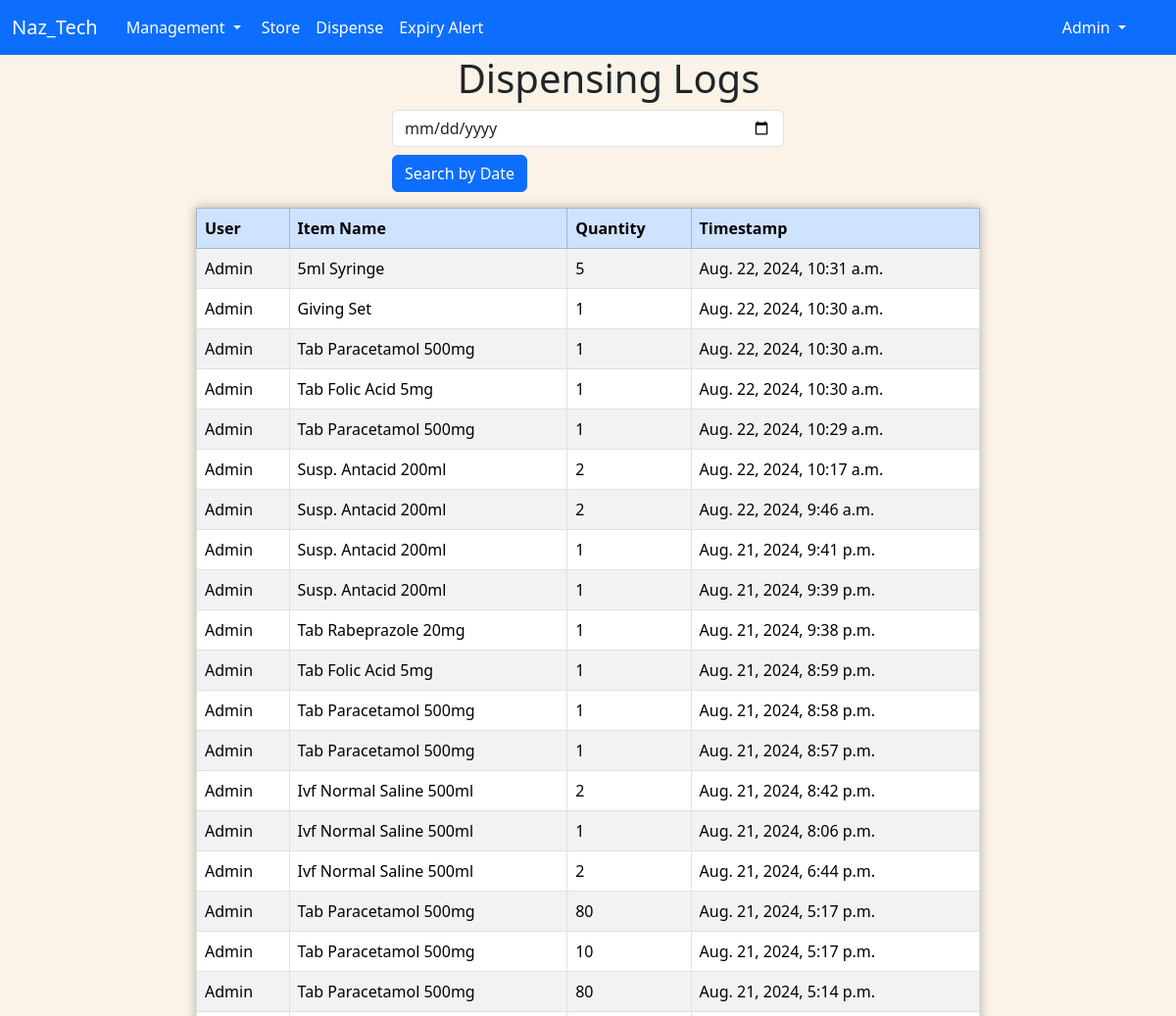
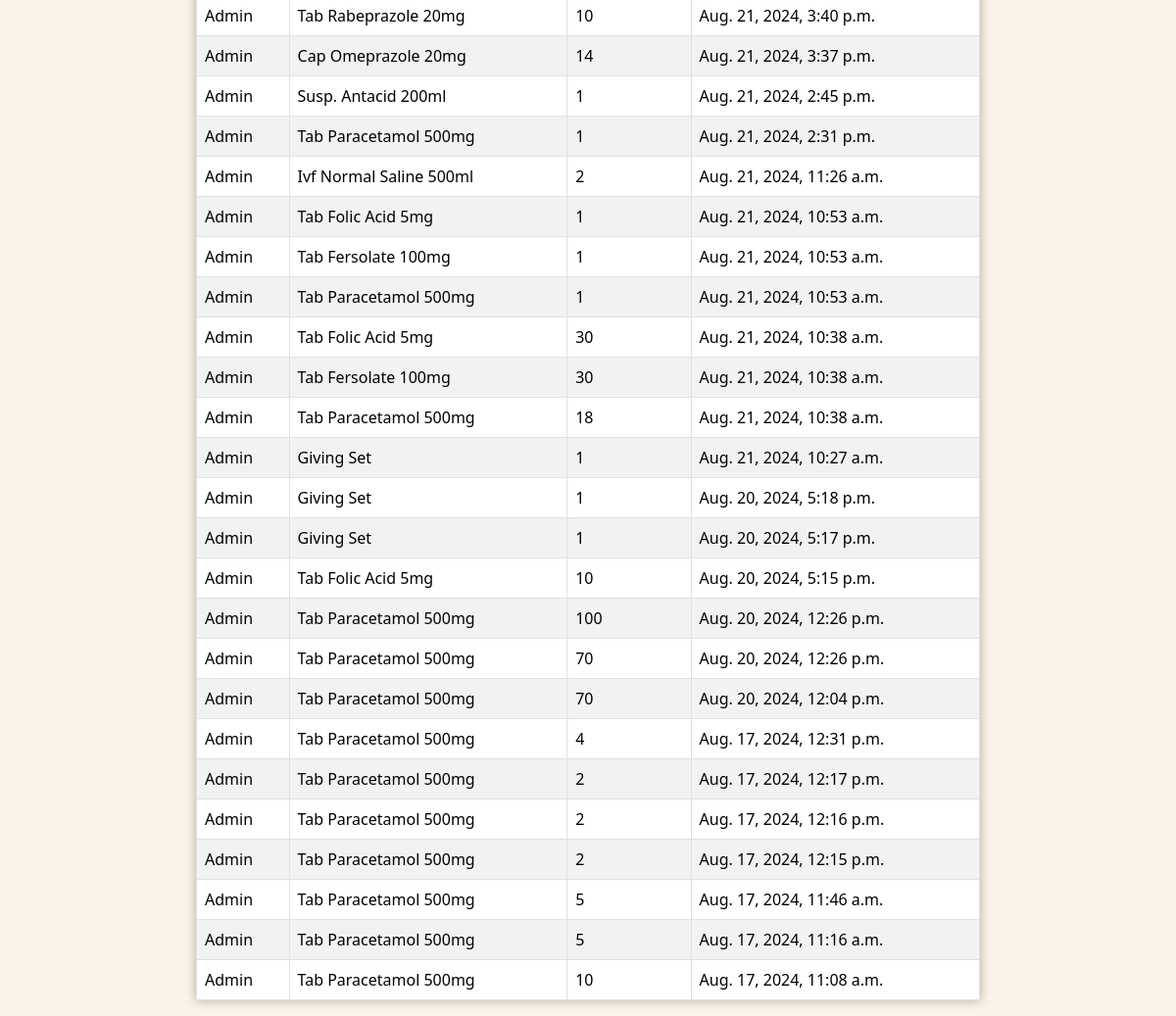
The app's page /dispensing-log/ (signed in) with its own data (2 pictures, top to bottom).
### app/models.py (models this page shows, shortened)
class DispensingLog(models.Model):
    user = models.ForeignKey(User, on_delete=models.CASCADE)
    name = models.CharField(max_length=100)
    quantity = models.IntegerField()
    created_at = models.DateTimeField(auto_now_add=True)

### app/views.py (the view)
# urls.py: path('dispensing-log/', views.dispensing_log, name='dispensing-log'),
@user_passes_test(is_admin)
@login_required
def dispensing_log(request):
    logs = DispensingLog.objects.all().order_by('-created_at')
    if request.GET.get('date'):
        selected_date = parse_date(request.GET.get('date'))
        if selected_date:
            logs = logs.filter(created_at__date=selected_date)
    return render(request, 'app/dispensing-log.html', {'logs': logs})

### app/views.py (called while the page is built)
def is_admin(user):
    return user.is_authenticated and user.is_superuser

### app/templates/app/dispensing-log.html
{% extends 'app/base.html' %}
{% block content %}
{% if logs %}
<div class="col-md-8 offset-md-2" id="main">
    <h1 class="col-md-8 offset-md-4">Dispensing Logs</h1>
    <div class="col-md-6 offset-md-3 mb-3">
        <form method="GET" action="">
            <input type="date" name="date" id="searchDate" class="form-control"
                value="{{ request.GET.date|default:'' }}">
            <button type="submit" class="btn btn-primary mt-2">Search by Date</button>
        </form>
    </div>
    <table class="table table-striped table-hover table-bordered" style="box-shadow: 0 0 10px rgba(0, 0, 0, 0.3);">
        <thead class="table-primary">
            <tr>
                <th scope="col">User</th>
                <th scope="col">Item Name</th>
                <th scope="col">Quantity</th>
                <th scope="col">Timestamp</th>
            </tr>
        </thead>
        <tbody id="logsTable">
            {% for log in logs %}
            <tr>
                <td>{{ log.user|title }}</td>
                <td>{{ log.name|title }}</td>
                <td>{{ log.quantity }}</td>
                <td>{{ log.created_at }}</td>
            </tr>
            {% endfor %}
        </tbody>
    </table>
</div>
{% else %}
<div class="col-md-8 offset-md-4 mt-5">
    <h3>YOU HAVE EMPTY LOG</h3>
    <a class="btn btn-secondary" style="width: 35%;" href="{{ request.META.HTTP_REFERER }}">Go Back</a>
</div>
{% endif %}
{% endblock %}

### app/templates/app/navbar.html (shortened to what this page needs)
<nav class="navbar navbar-expand-lg bg-primary navbar-dark">
    <div class="container-fluid">
        <a class="navbar-brand" href="{% url 'home' %}">Naz_Tech</a>
        <div class="collapse navbar-collapse" id="navbarSupportedContent">
            <ul class="navbar-nav me-auto mb-2 mb-lg-0">
                {% if user.is_authenticated %}
                <div class="btn-group dropdown">
                    <button type="button" class="btn btn-primary dropdown-toggle" data-bs-toggle="dropdown"
                        aria-expanded="false">
                        Management
                    </button>
                </div>
                <li class="nav-item ">
                    <a class="nav-link active" href="{% url 'store' %}">Store</a>
                </li>
                <li class="nav-item">
                    <a class="nav-link active" aria-current="page" href="{% url 'search_item' %}">Dispense</a>
                </li>
                <li class="nav-item">
                    <a class="nav-link active" aria-current="page" href="{% url 'exp_date_alert' %}">Expiry Alert</a>
                </li>
            </ul>
            <div class="btn-group dropdown">
                <button type="button" class="btn btn-primary dropdown-toggle" data-bs-toggle="dropdown"
                    aria-expanded="false">
                    {{ user.username|title }}
                </button>
            </div>
            <div class="nav-item ">
                <button class="btn btn-primary " role="button" data-bs-toggle="dropdown" aria-expanded="false"></button>
            </div>
            {% else %}
            <div class="nav-item">
                <a class="nav-link active text-white" href="{% url 'index' %}">Login</a>
            </div>
            {% endif %}
        </div>
    </div>
</nav>

### app/templates/app/base.html (style rules this page uses)
body { background-color: rgb(251, 243, 231); }

### records on screen
DispensingLog: user "Admin", name "5ml Syringe", quantity "5", created_at "Aug. 22, 2024, 10:31 a.m."
DispensingLog: user "Admin", name "Giving Set", quantity "1", created_at "Aug. 22, 2024, 10:30 a.m."
DispensingLog: user "Admin", name "Tab Paracetamol 500mg", quantity "1", created_at "Aug. 22, 2024, 10:30 a.m."
DispensingLog: user "Admin", name "Tab Folic Acid 5mg", quantity "1", created_at "Aug. 22, 2024, 10:30 a.m."
DispensingLog: user "Admin", name "Tab Paracetamol 500mg", quantity "1", created_at "Aug. 22, 2024, 10:29 a.m."
DispensingLog: user "Admin", name "Susp. Antacid 200ml", quantity "2", created_at "Aug. 22, 2024, 10:17 a.m."
DispensingLog: user "Admin", name "Susp. Antacid 200ml", quantity "2", created_at "Aug. 22, 2024, 9:46 a.m."
DispensingLog: user "Admin", name "Susp. Antacid 200ml", quantity "1", created_at "Aug. 21, 2024, 9:41 p.m."
DispensingLog: user "Admin", name "Susp. Antacid 200ml", quantity "1", created_at "Aug. 21, 2024, 9:39 p.m."
DispensingLog: user "Admin", name "Tab Rabeprazole 20mg", quantity "1", created_at "Aug. 21, 2024, 9:38 p.m."
DispensingLog: user "Admin", name "Tab Folic Acid 5mg", quantity "1", created_at "Aug. 21, 2024, 8:59 p.m."
DispensingLog: user "Admin", name "Tab Paracetamol 500mg", quantity "1", created_at "Aug. 21, 2024, 8:58 p.m."
DispensingLog: user "Admin", name "Tab Paracetamol 500mg", quantity "1", created_at "Aug. 21, 2024, 8:57 p.m."
DispensingLog: user "Admin", name "Ivf Normal Saline 500ml", quantity "2", created_at "Aug. 21, 2024, 8:42 p.m."
DispensingLog: user "Admin", name "Ivf Normal Saline 500ml", quantity "1", created_at "Aug. 21, 2024, 8:06 p.m."
DispensingLog: user "Admin", name "Ivf Normal Saline 500ml", quantity "2", created_at "Aug. 21, 2024, 6:44 p.m."
DispensingLog: user "Admin", name "Tab Paracetamol 500mg", quantity "80", created_at "Aug. 21, 2024, 5:17 p.m."
DispensingLog: user "Admin", name "Tab Paracetamol 500mg", quantity "10", created_at "Aug. 21, 2024, 5:17 p.m."
DispensingLog: user "Admin", name "Tab Paracetamol 500mg", quantity "80", created_at "Aug. 21, 2024, 5:14 p.m."
DispensingLog: user "Admin", name "Tab Rabeprazole 20mg", quantity "10", created_at "Aug. 21, 2024, 3:40 p.m."
DispensingLog: user "Admin", name "Cap Omeprazole 20mg", quantity "14", created_at "Aug. 21, 2024, 3:37 p.m."
DispensingLog: user "Admin", name "Susp. Antacid 200ml", quantity "1", created_at "Aug. 21, 2024, 2:45 p.m."
DispensingLog: user "Admin", name "Tab Paracetamol 500mg", quantity "1", created_at "Aug. 21, 2024, 2:31 p.m."
DispensingLog: user "Admin", name "Ivf Normal Saline 500ml", quantity "2", created_at "Aug. 21, 2024, 11:26 a.m."
DispensingLog: user "Admin", name "Tab Folic Acid 5mg", quantity "1", created_at "Aug. 21, 2024, 10:53 a.m."
DispensingLog: user "Admin", name "Tab Fersolate 100mg", quantity "1", created_at "Aug. 21, 2024, 10:53 a.m."
DispensingLog: user "Admin", name "Tab Paracetamol 500mg", quantity "1", created_at "Aug. 21, 2024, 10:53 a.m."
DispensingLog: user "Admin", name "Tab Folic Acid 5mg", quantity "30", created_at "Aug. 21, 2024, 10:38 a.m."
DispensingLog: user "Admin", name "Tab Fersolate 100mg", quantity "30", created_at "Aug. 21, 2024, 10:38 a.m."
DispensingLog: user "Admin", name "Tab Paracetamol 500mg", quantity "18", created_at "Aug. 21, 2024, 10:38 a.m."
DispensingLog: user "Admin", name "Giving Set", quantity "1", created_at "Aug. 21, 2024, 10:27 a.m."
DispensingLog: user "Admin", name "Giving Set", quantity "1", created_at "Aug. 20, 2024, 5:18 p.m."
DispensingLog: user "Admin", name "Giving Set", quantity "1", created_at "Aug. 20, 2024, 5:17 p.m."
DispensingLog: user "Admin", name "Tab Folic Acid 5mg", quantity "10", created_at "Aug. 20, 2024, 5:15 p.m."
DispensingLog: user "Admin", name "Tab Paracetamol 500mg", quantity "100", created_at "Aug. 20, 2024, 12:26 p.m."
DispensingLog: user "Admin", name "Tab Paracetamol 500mg", quantity "70", created_at "Aug. 20, 2024, 12:26 p.m."
DispensingLog: user "Admin", name "Tab Paracetamol 500mg", quantity "70", created_at "Aug. 20, 2024, 12:04 p.m."
DispensingLog: user "Admin", name "Tab Paracetamol 500mg", quantity "4", created_at "Aug. 17, 2024, 12:31 p.m."
DispensingLog: user "Admin", name "Tab Paracetamol 500mg", quantity "2", created_at "Aug. 17, 2024, 12:17 p.m."
DispensingLog: user "Admin", name "Tab Paracetamol 500mg", quantity "2", created_at "Aug. 17, 2024, 12:16 p.m."
DispensingLog: user "Admin", name "Tab Paracetamol 500mg", quantity "2", created_at "Aug. 17, 2024, 12:15 p.m."
DispensingLog: user "Admin", name "Tab Paracetamol 500mg", quantity "5", created_at "Aug. 17, 2024, 11:46 a.m."
DispensingLog: user "Admin", name "Tab Paracetamol 500mg", quantity "5", created_at "Aug. 17, 2024, 11:16 a.m."
DispensingLog: user "Admin", name "Tab Paracetamol 500mg", quantity "10", created_at "Aug. 17, 2024, 11:08 a.m."

### other values on screen
{{ user.username|title }} "Admin"
